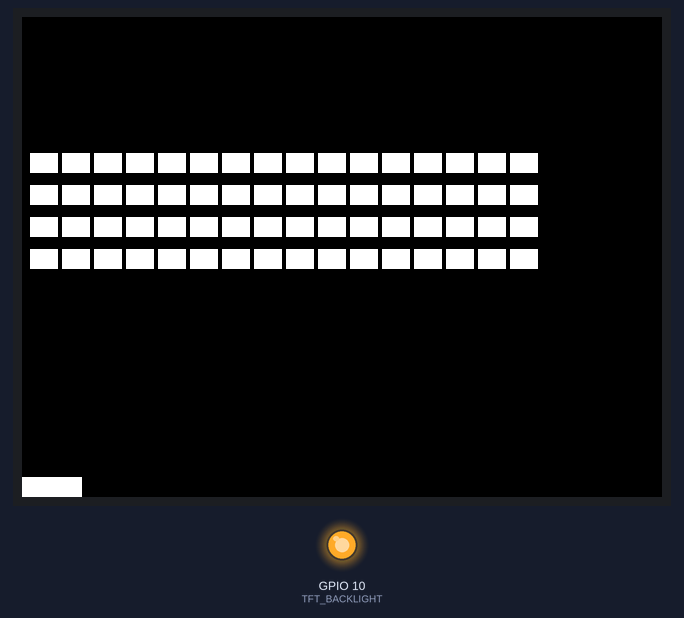
The sketch below on a simulated ESP32-S3. On the bench: 320×240 colour display, output pins drawn as LEDs (lit = HIGH). What the sketch prints to the serial monitor is not drawn.

Above: at 1.36 s.
At 6.02 s:
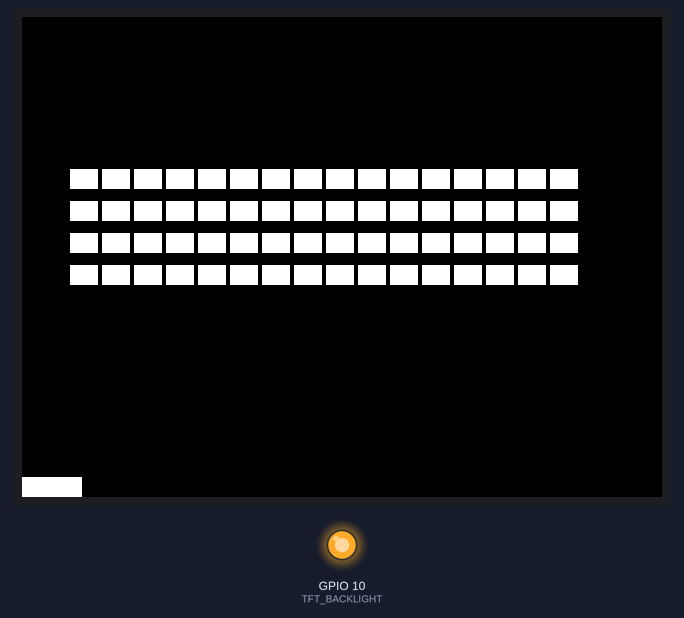
At 10.87 s:
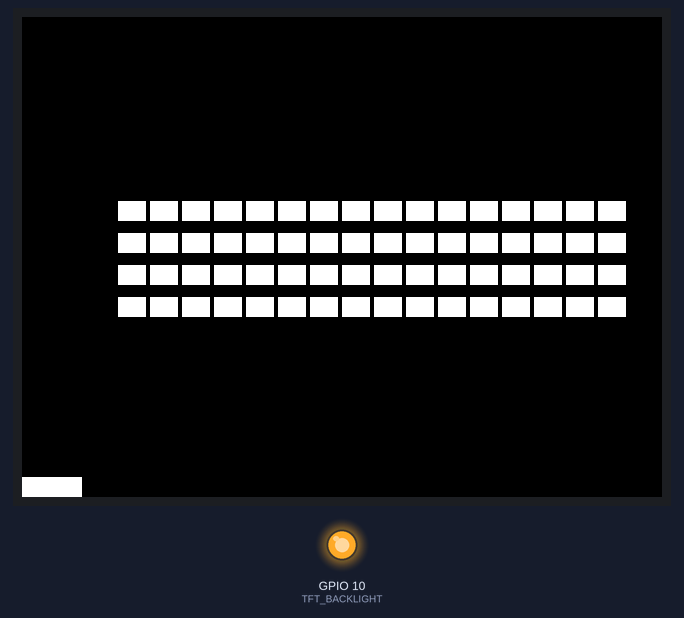
At 20.56 s:
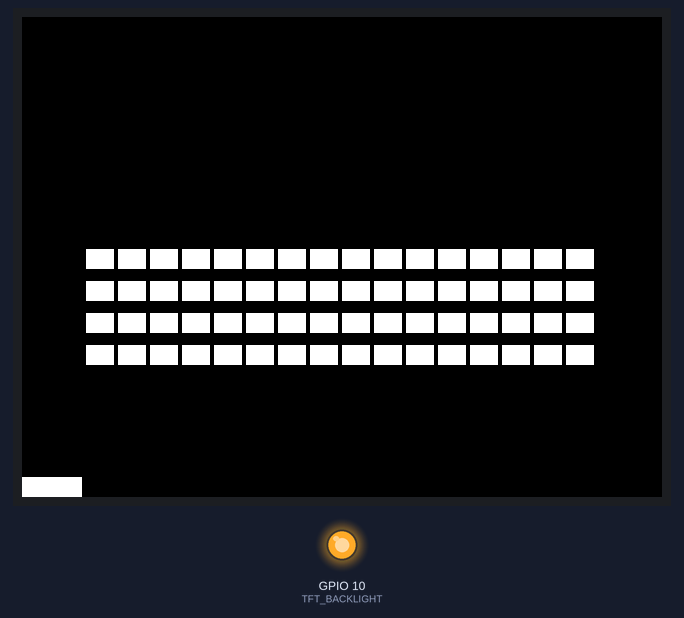
At 30.07 s:
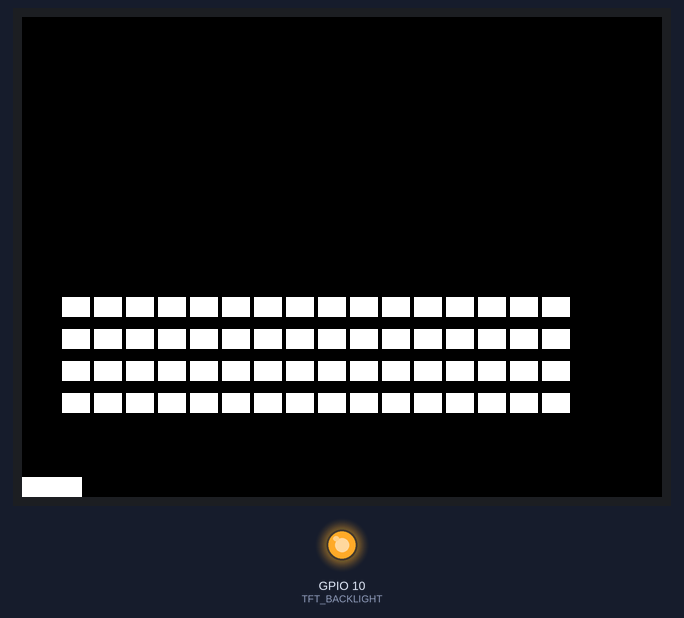
At 39.77 s:
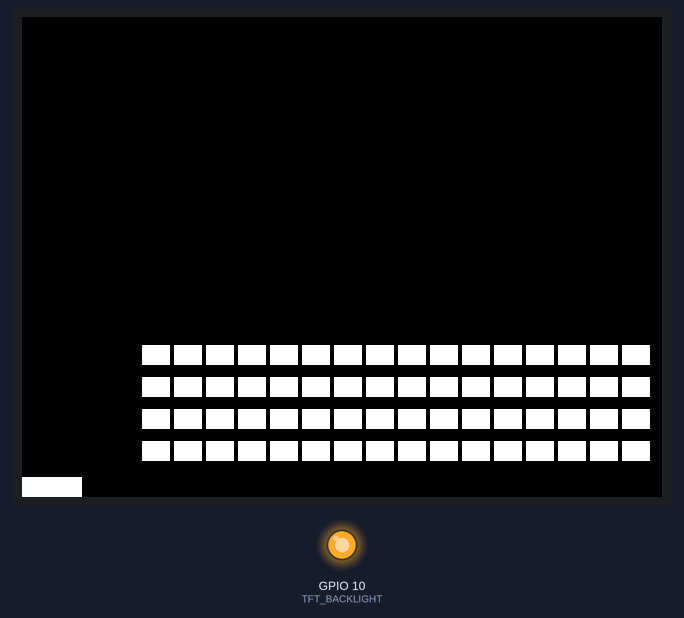

The sketch:

spaceinvaders.ino
```cpp
#include <Adafruit_GFX.h>
#include <Adafruit_ILI9341.h>
#include <Fonts/FreeSansBold18pt7b.h>
#include <math.h>
enum{
  TFT_CS = 8,
  TFT_RST = 6,
  TFT_DC = 5,
  TFT_MOSI = 3,
  TFT_CLK = 2,
  TFT_MISO = 0
};

#define TFT_BACKLIGHT 10

Adafruit_ILI9341* display = nullptr;
uint16_t shipPosition = 0;
uint64_t aliens = 0xFFFFFFFFFFFFFFFF;
uint64_t alienx = 0;
uint64_t alieny = 0;
uint64_t direction = 0;
uint64_t shotx = 0;
uint64_t shoty = 0;

void setup() {
  //inicjalizujemy komunikację przez port szeregowy ttyACMx
  Serial.begin(115200);
  //dzięki temu zmniejszymy szansę "zgubienia" pierwszych komunikatów
  delay(1000);
  //konfigurujemy jako wyjście pin sterujący włączaniem podświetlenia wyświetlacza
  pinMode(TFT_BACKLIGHT, OUTPUT);
  //włączamy podświetlenie
  digitalWrite(TFT_BACKLIGHT, HIGH);
  //Komunikat "żyję"
  Serial.printf("ILI9341 Display Test\n");
  //wreszcie inicjalizacja obiektu reprezentującego wyświetlacz
  // display = new Adafruit_ILI9341(TFT_CS, TFT_DC, TFT_MOSI, TFT_CLK, TFT_RST, TFT_MISO);

  //konfiguracja SPI wspomaganego sprzętowo - przed inicjalizacją wyświelacza
  SPI.setRX(TFT_MISO);
  SPI.setTX(TFT_MOSI);
  SPI.setSCK(TFT_CLK);
  SPI.begin();
  //inicjalizacja obiektu reprezentującego wyświetlacz ze sprzętowym SPI
  display = new Adafruit_ILI9341(&SPI, TFT_DC, TFT_CS, TFT_RST);

  //...oraz właściwa inicjalizacja sterownika wyświetlacza
  display->begin();
  //próba odczytu danych z wyświetlacza:
  uint8_t rd = display->readcommand8(ILI9341_RDMODE);
  Serial.printf("Response to RDMODE: 0x%02X",rd);
  //przygotowanie i wypisanie tekstu
  display->fillScreen(ILI9341_BLACK); //czyszczenie całego ekranu (na czarno;))
  display->setRotation(3); //orientacja/obrót obrazu pasująca do jego fizycznego ułożenia
  // display->setFont(NULL); //czcionka wbudowana (na razie)
  // display->setTextSize(3); //wybór rozmiaru tekstu

  display->setFont(&FreeSansBold18pt7b);

  display->setTextColor(ILI9341_RED); //kolor tekstu
  display->setCursor(10, 30); //ustawienie kursora (w pikselach)
}

void loop() {
  display->fillScreen(ILI9341_BLACK);
  if (Serial.available()) {

    char c = Serial.read();
    if (c == 'd' && shipPosition < display->width() - 30) shipPosition += 10;
    if (c == 'a' && shipPosition >= 10) shipPosition -= 10;
    if (c == 's' && shotx == 0 && shoty == 0) {shotx = shipPosition + 15; shoty = display->height() - 10;}
  }

  if (alienx == 64) {
    direction = 1;
    alieny += 8;
  }

  if (alienx == 0) {
    direction = 0;
    alieny += 8;
  }

  if (direction == 0) {
    alienx += 4;
  } else {
    alienx -= 4;
  }

  for (uint8_t i = 0; i < 16; i++) {
    for (uint8_t j = 0; j < 4; j++) {
      if (aliens & (1 << (j * 16 + i))) {
        display->fillRect(i * 16 + alienx, 60 + 16 * j + alieny, 14, 10, ILI9341_WHITE);
        if (shotx >= i * 16 + alienx && shotx < i * 16 + alienx + 14 && shoty >= 60 + 16 * j + alieny && shoty < 60 + 16 * j + alieny + 10) {
          aliens ^= (1 << (j * 16 + i));
          shotx = 0;
          shoty = 0;
        }
      }
    }
  }

  if (!(shotx == 0 && shoty == 0)) {
      display->fillRect(shotx, shoty, 2, 2, ILI9341_WHITE);
      shoty -= 10;
  }

  if (shoty < 10) {
    shotx = 0;
    shoty = 0;
  }


  display->fillRect(shipPosition, display->height() - 10, 30, 10, ILI9341_WHITE);
  delay(100);
}
```
